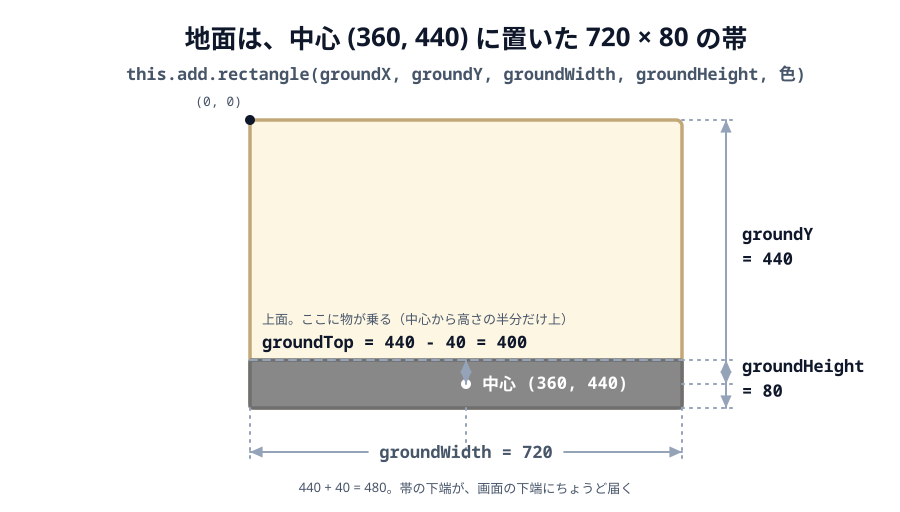

This figure's Python source:
# 01-ground-rect.svg
# スキーマ: CONTAINER（画面の枠）+ CENTER-PERIPHERY（中心から半分ずつ広がる帯）
# this.add.rectangle(中心x, 中心y, 幅, 高さ) の 4 つの数字が、画面のどこを指すのかと、
# そこから上面 groundTop がどう決まるのかを見せる。
# 画面 720x480 を 0.6 倍で描き、数字はゲーム内の座標のまま出す。

import sys
sys.path.insert(0, "/Users/seekseep/.claude/skills/genfig")
from genfig import Canvas, INK_SCALE, PALETTE

PALETTE["screen"] = {"bg": "#fdf6e3", "border": "#c2a878", "text": "#7c6636"}
PALETTE["ground"] = {"bg": "#888888", "border": "#6f6f6f", "text": "#ffffff"}

K = 0.6
SX, SY = 250.0, 120.0
SW, SH = 720 * K, 480 * K


def px(gx):
    return SX + gx * K


def py(gy):
    return SY + gy * K


c = Canvas(900, 512)

c.text(466, 48, "地面は、中心 (360, 440) に置いた 720 × 80 の帯", scale="xl")
c.text(466, 80,
       "this.add.rectangle(groundX, groundY, groundWidth, groundHeight, 色)",
       scale="md", font="technical", fill=INK_SCALE["dark"])

c.sticky(SX, SY, SW, SH, color="screen", rx=6)
c.raw(f'<circle cx="{px(0)}" cy="{py(0)}" r="5" fill="{INK_SCALE["ink"]}"/>')
c.text(px(0) - 8, py(0) - 14, "(0, 0)", scale="sm", align="right",
       font="technical")

# --- 地面の帯 ---
band = c.sticky(px(0), py(400), 720 * K, 80 * K, color="ground", rx=2)

# --- 中心の点と、そこから上面までの半分 ---
c.raw(f'<circle cx="{px(360)}" cy="{py(440)}" r="5" fill="#ffffff"/>')
c.text(px(360) + 16, py(440) + 6, "中心 (360, 440)", scale="md", align="left",
       fill="#ffffff", font="technical")
c.link((px(360), py(440)), (px(360), py(400)), both=True, primary=False)

# --- 上面 groundTop ---
c.link((px(0), py(400)), (px(720), py(400)), dash="dashed", primary=False,
       head=False)
c.text(px(20), py(400) - 36, "上面。ここに物が乗る（中心から高さの半分だけ上）",
       scale="sm", align="left")
c.text(px(20), py(400) - 12, "groundTop = 440 - 40 = 400", scale="md",
       align="left", fill=INK_SCALE["ink"], font="technical")

# --- 寸法線（画面の外へ出す）---
DIM_Y = py(480) + 44
DIM_X = px(720) + 44

for gy in (0, 400, 440, 480):
    c.link((px(720), py(gy)), (DIM_X + 10, py(gy)),
           dash="dotted", primary=False, head=False)
c.link((DIM_X, py(0)), (DIM_X, py(440)), both=True, primary=False)
c.text(DIM_X + 16, py(220) - 12, "groundY\n= 440", scale="md", align="left",
       fill=INK_SCALE["ink"], font="technical")
c.link((DIM_X, py(400)), (DIM_X, py(480)), both=True, primary=False)
c.text(DIM_X + 16, py(440) - 12, "groundHeight\n= 80", scale="md", align="left",
       fill=INK_SCALE["ink"], font="technical")

for gx in (0, 360, 720):
    c.link((px(gx), py(480)), (px(gx), DIM_Y + 10),
           dash="dotted", primary=False, head=False)
c.link((px(0), DIM_Y), (px(720), DIM_Y), both=True, primary=False,
       label="groundWidth = 720", label_font="technical")

c.text(466, DIM_Y + 40, "440 + 40 = 480。帯の下端が、画面の下端にちょうど届く",
       scale="sm")

c.save("01-ground-rect.svg")
